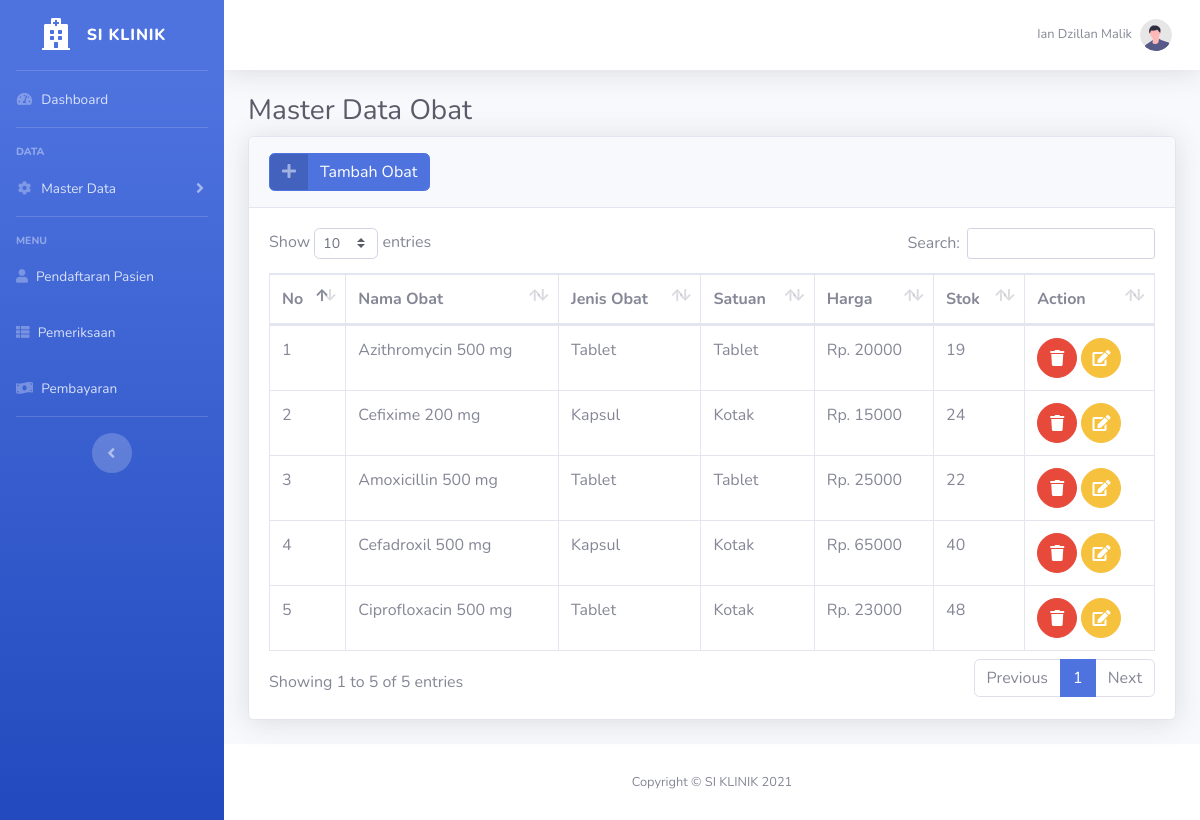
Page /obat/index.php (signed in) on the committed database.
### tables this page shows
CREATE TABLE `user` (
  `id` int(11) NOT NULL,
  `id_pegawai` int(11) NOT NULL,
  `username` varchar(255) NOT NULL,
  `password` varchar(255) NOT NULL,
  `level` varchar(255) NOT NULL
);

CREATE TABLE `pegawai` (
  `id` int(11) NOT NULL,
  `nama_pegawai` varchar(255) NOT NULL,
  `nohp` varchar(12) NOT NULL,
  `alamat` varchar(255) NOT NULL,
  `jk` varchar(255) NOT NULL
);

CREATE TABLE `obat` (
  `id` int(11) NOT NULL,
  `nama_obat` varchar(255) NOT NULL,
  `jenis` varchar(255) NOT NULL,
  `satuan` varchar(255) NOT NULL,
  `harga` int(11) NOT NULL,
  `stok` int(11) NOT NULL
);

### obat/function.php (called while the page is built, shortened)
<?php
require "../koneksi.php";
function select($query)
{
    global $conn;
    $sql = mysqli_query($conn, $query);
    $obats = [];
    while ($obat = mysqli_fetch_assoc($sql)) {
        $obats[] = $obat;
    }
    return $obats;
}

### obat/index.php (the view, shortened to what this page needs)
<?php
require "function.php";
$pegawai = $_SESSION["id_pegawai"];
$user = mysqli_query($conn, "SELECT * FROM user A LEFT JOIN pegawai B ON B.id = A.id_pegawai WHERE A.id_pegawai = '$pegawai'");
$user = mysqli_fetch_assoc($user);
$query = "SELECT * FROM obat";
$obats = select($query);
?>
<!DOCTYPE html>
<html lang="en">
<head>
    <link href="../assets/vendor/fontawesome-free/css/all.min.css" rel="stylesheet" type="text/css">
    <link href="../assets/css/sb-admin-2.min.css" rel="stylesheet">
    <link href="../assets/vendor/datatables/dataTables.bootstrap4.min.css" rel="stylesheet">
</head>
<body id="page-top">
    <div id="wrapper">
        <ul class="navbar-nav bg-gradient-primary sidebar sidebar-dark accordion" id="accordionSidebar">
            <a class="sidebar-brand d-flex align-items-center justify-content-center" href="../index.php">
                <div class="sidebar-brand-icon">
                    <i class="fas fa-hospital"></i>
                </div>
                <div class="sidebar-brand-text mx-3">SI KLINIK</div>
            </a>
            <hr class="sidebar-divider my-0">
            <li class="nav-item">
                <a class="nav-link" href="../index.php">
                    <i class="fas fa-fw fa-tachometer-alt"></i>
                    <span>Dashboard</span></a>
            </li>
            <hr class="sidebar-divider">
            <div class="sidebar-heading">
                Data
            </div>
            <li class="nav-item">
                <a class="nav-link collapsed" href="#" data-toggle="collapse" data-target="#collapseTwo" aria-expanded="true" aria-controls="collapseTwo">
                    <i class="fas fa-fw fa-cog"></i>
                    <span>Master Data</span>
                </a>
            </li>
            <hr class="sidebar-divider">
            <div class="sidebar-heading">
                Menu
            </div>
            <li class="nav-item">
                <a class="nav-link" href="../pendaftaran/index.php">
                    <i class="fas fa-user"></i>
                    <span>Pendaftaran Pasien</span>
                </a>
            </li>
            <li class="nav-item">
                <a class="nav-link" href="../pemeriksaan/index.php">
                    <i class="fas fa-th-list"></i>
                    <span>Pemeriksaan</span>
                </a>
            </li>
            <li class="nav-item">
                <a class="nav-link" href="../pembayaran/index.php">
                    <i class="fas fa-money-bill-wave"></i>
                    <span>Pembayaran</span>
                </a>
            </li>
            <hr class="sidebar-divider d-none d-md-block">
            <div class="text-center d-none d-md-inline">
                <button class="rounded-circle border-0" id="sidebarToggle"></button>
            </div>
        </ul>
        <div id="content-wrapper" class="d-flex flex-column">
            <div id="content">
                <nav class="navbar navbar-expand navbar-light bg-white topbar mb-4 static-top shadow">
                    <ul class="navbar-nav ml-auto">
                        <li class="nav-item dropdown no-arrow">
                            <a class="nav-link dropdown-toggle" href="#" id="userDropdown" role="button" data-toggle="dropdown" aria-haspopup="true" aria-expanded="false">
                                <span class="mr-2 d-none d-lg-inline text-gray-600 small"><?= $user["nama_pegawai"]; ?></span>
                                <img class="img-profile rounded-circle" src="../assets/img/undraw_profile.svg">
                            </a>
                        </li>
                    </ul>
                </nav>
                <div class="container-fluid">
                    <h1 class="h3 mb-2 text-gray-800">Master Data Obat</h1>
                    <div class="card shadow mb-4">
                        <div class="card-header py-3">
                            <a href="../obat/add.php" class="btn btn-primary btn-icon-split">
                                <span class="icon text-white-50">
                                    <i class="fas fa-plus"></i>
                                </span>
                                <span class="text">Tambah Obat</span>
                            </a>
                        </div>
                        <div class="card-body">
                            <div class="table-responsive">
                                <table class="table table-bordered" id="dataTable" width="100%" cellspacing="0">
                                    <thead>
                                        <tr>
                                            <th>No</th>
                                            <th>Nama Obat</th>
                                            <th>Jenis Obat</th>
                                            <th>Satuan</th>
                                            <th>Harga</th>
                                            <th>Stok</th>
                                            <th>Action</th>
                                        </tr>
                                    </thead>
                                    <tbody>
                                        <?php $i = 1 ?>
                                        <?php foreach ($obats as $row) : ?>
                                            <tr>
                                                <td><?= $i++; ?></td>
                                                <td><?= $row['nama_obat']; ?></td>
                                                <td><?= $row['jenis']; ?></td>
                                                <td><?= $row['satuan']; ?></td>
                                                <td>Rp. <?= $row['harga']; ?></td>
                                                <td><?= $row['stok']; ?></td>
                                                <td>
                                                    <a href="#" class="btn btn-danger btn-circle" data-toggle="modal" data-target="#hapusModal<?= $row["id"]; ?>">
                                                        <i class="fas fa-trash"></i>
                                                    </a>
                                                    <a href="../obat/edit.php?id=<?= $row["id"]; ?>" class="btn btn-warning btn-circle">
                                                        <i class="fas fa-edit"></i>
                                                    </a>
                                                </td>
                                            </tr>
                                        <?php endforeach; ?>
                                    </tbody>
                                </table>
                            </div>
                        </div>
                    </div>
                </div>
            </div>
            <footer class="sticky-footer bg-white">
                <div class="container my-auto">
                    <div class="copyright text-center my-auto">
                        <span>Copyright &copy; SI KLINIK <?= date("Y") ?></span>
                    </div>
                </div>
            </footer>
        </div>
    </div>
</body>
</html>

### rows in the picture
user: id_pegawai.nama_pegawai "Ian Dzillan Malik"
obat: nama_obat "Azithromycin 500 mg", jenis "Tablet", satuan "Tablet", harga "20000", stok "19"
obat: nama_obat "Cefixime 200 mg", jenis "Kapsul", satuan "Kotak", harga "15000", stok "24"
obat: nama_obat "Amoxicillin 500 mg", jenis "Tablet", satuan "Tablet", harga "25000", stok "22"
obat: nama_obat "Cefadroxil 500 mg", jenis "Kapsul", satuan "Kotak", harga "65000", stok "40"
obat: nama_obat "Ciprofloxacin 500 mg", jenis "Tablet", satuan "Kotak", harga "23000", stok "48"
